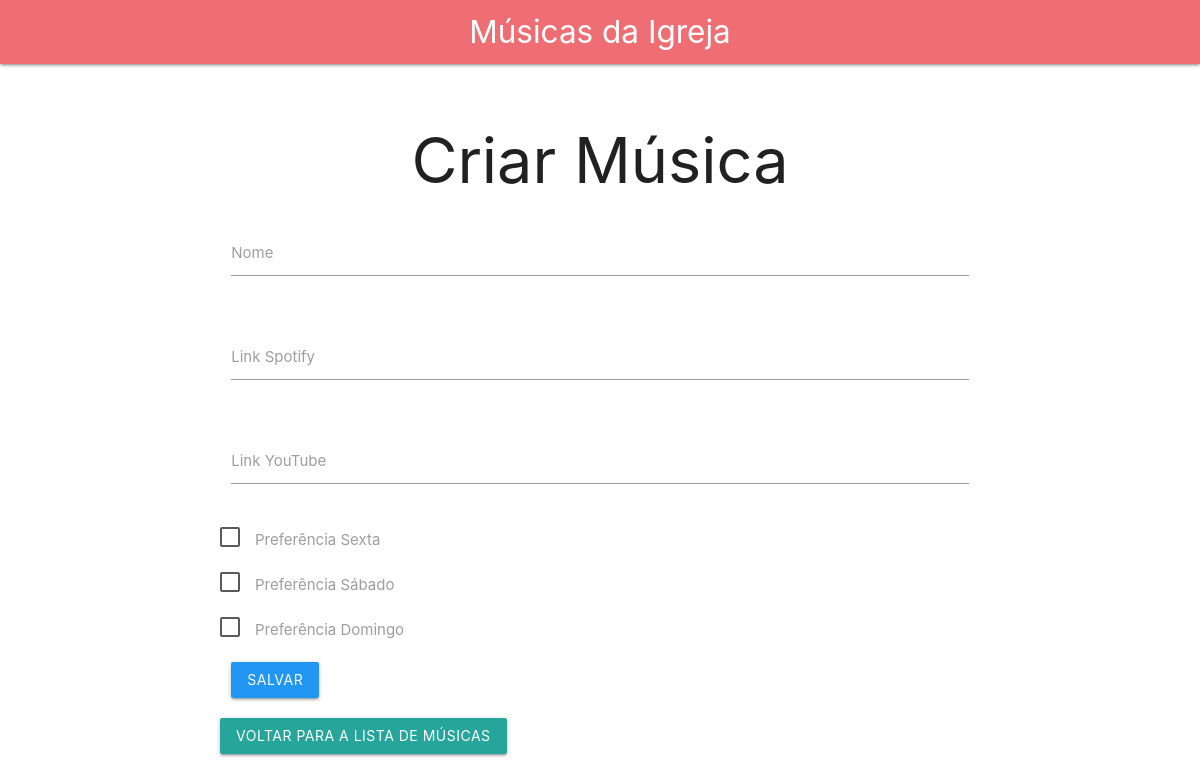
Page /editar_musica/1 on the earlier database version.
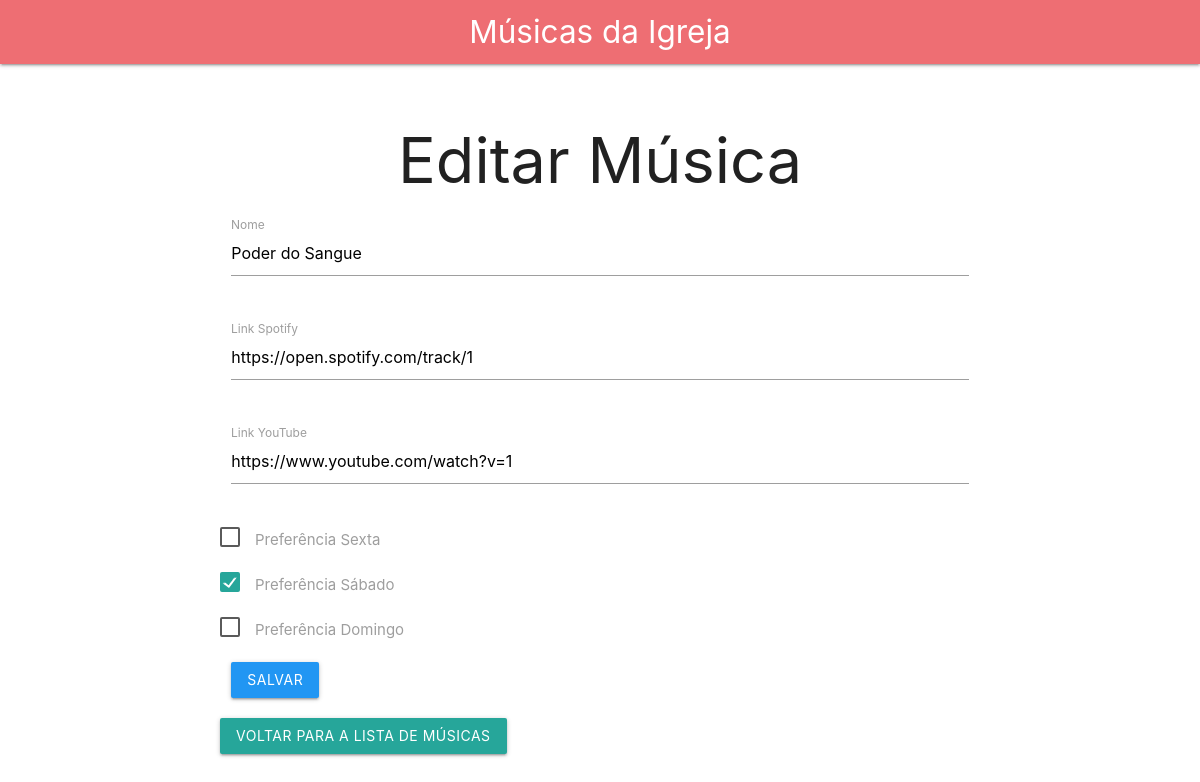
Same page on the later database version.
### app/models/musica.py (models this page shows)
class Musica(Base):
    __tablename__ = "musicas"
    id = Column(Integer, primary_key=True, index=True)
    nome = Column(String, index=True)
    link_spotify = Column(String, index=True)
    link_youtube = Column(String, index=True)
    preferencia_sexta = Column(Integer, default=0)
    preferencia_sabado = Column(Integer, default=0)
    preferencia_domingo = Column(Integer, default=0)

### app/main.py (the view)
@app.get("/editar_musica/{musica_id}", response_class=HTMLResponse)
async def editar_musica_form(request: Request, musica_id: int, db: Session = Depends(get_db)):
    musica_repository = MusicaRepository(db)
    musica = musica_repository.obter_por_id(musica_id)
    return templates.TemplateResponse("criar_musica.html", {"request": request, "musica": musica})

### app/templates/criar_musica.html (shortened to what this page needs)
{% extends "base.html" %}
{% block content %}
<h1>{% if musica %}Editar{% else %}Criar{% endif %} Música</h1>
<div class="row">
    <form class="col s12" action="{% if musica %}/editar_musica/{{ musica.id }}{% else %}/criar_musica{% endif %}" method="post">
        <div class="row">
            <div class="input-field col s12">
                <input id="nome" type="text" name="nome" value="{{ musica.nome if musica else '' }}" required>
                <label for="nome">Nome</label>
            </div>
        </div>
        <div class="row">
            <div class="input-field col s12">
                <input id="link_spotify" type="text" name="link_spotify" value="{{ musica.link_spotify if musica else '' }}" required>
                <label for="link_spotify">Link Spotify</label>
            </div>
        </div>
        <div class="row">
            <div class="input-field col s12">
                <input id="link_youtube" type="text" name="link_youtube" value="{{ musica.link_youtube if musica else '' }}" required>
                <label for="link_youtube">Link YouTube</label>
            </div>
        </div>
        <div class="row">
            <label>
                <span>Preferência Sexta</span>
            </label>
        </div>
        <div class="row">
            <label>
                <span>Preferência Sábado</span>
            </label>
        </div>
        <div class="row">
            <label>
                <span>Preferência Domingo</span>
            </label>
        </div>
        <button type="submit" class="waves-effect waves-light btn blue">Salvar</button>
    </form>
</div>
<a href="/" class="waves-effect waves-light btn">Voltar para a lista de músicas</a>
{% endblock %}

### app/templates/base.html (shortened to what this page needs)
<!DOCTYPE html>
<html lang="en">
<head>
    <link rel="stylesheet" href="https://cdnjs.cloudflare.com/ajax/libs/materialize/1.0.0/css/materialize.min.css">
    <link rel="stylesheet" href="/static/css/styles.css">
    <link rel="stylesheet" href="https://cdnjs.cloudflare.com/ajax/libs/font-awesome/6.0.0-beta3/css/all.min.css">
</head>
<body>
    <nav>
        <div class="nav-wrapper">
            <a href="/" class="brand-logo center">Músicas da Igreja</a>
        </div>
    </nav>
    <div class="container">
        {% block content %}{% endblock %}
    </div>
</body>
</html>

### app/static/css/styles.css (style rules this page uses)
.container { max-width: 800px; margin: auto; padding: 20px; }
h1 { margin-bottom: 20px; text-align: center; }

Differences in the rows shown:
added Musica: nome "Poder do Sangue", link_spotify "https://open.spotify.com/track/1", link_youtube "https://www.youtube.com/watch?v=1"
Other differences:
text no longer shown: "Criar"
text now shown: "Editar"
